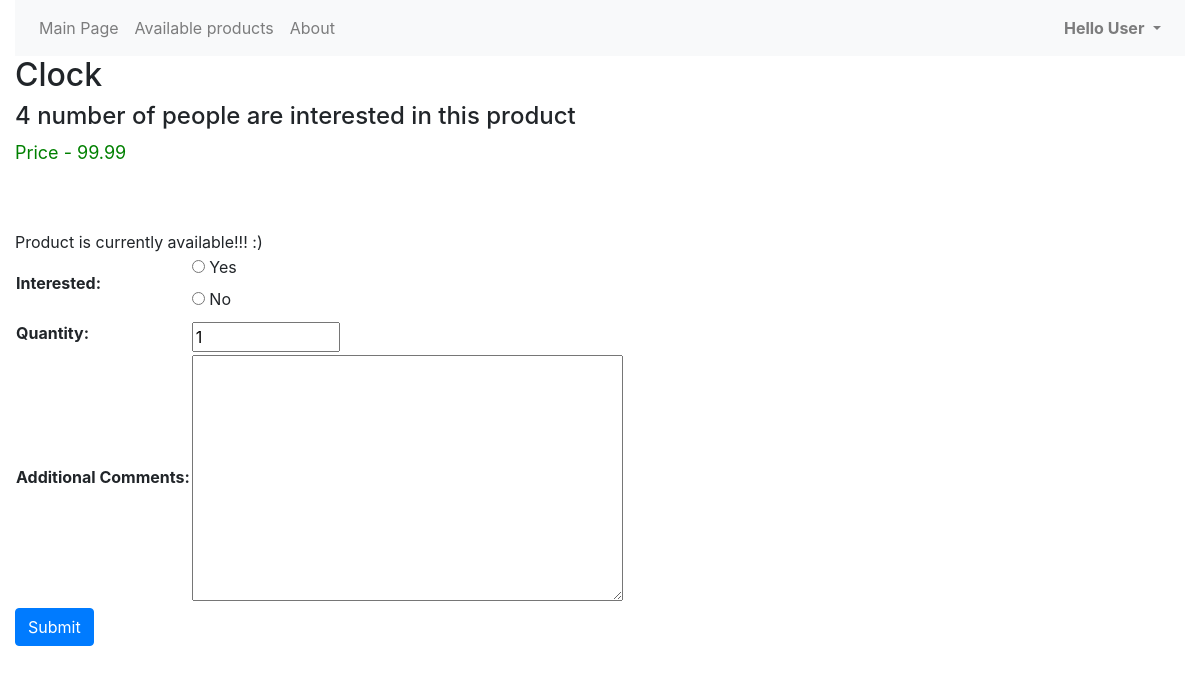
/myapp/product/1, run on the app's committed database.
### myapp/models.py (models this page shows, shortened)
class Product(models.Model):
    category = models.ForeignKey(Category, related_name='products', on_delete=models.CASCADE)
    name = models.CharField(max_length=200)
    price = models.DecimalField(max_digits=10, decimal_places=2)
    stock = models.PositiveIntegerField(default=100, validators=[MinValueValidator(1), MaxValueValidator(999)])
    available = models.BooleanField(default=True)
    description = models.TextField(null=True, blank=True)
    interested = models.PositiveIntegerField(default=0)

### myapp/views.py (the view)
# urls.py: path(r'product/<int:prod_id>', views.product_detail, name='product_detail'),
def product_detail(request, prod_id):
    product = get_object_or_404(Product, pk=prod_id)
    msg = ""
    if request.method == 'POST':
        form = InterestForm(request.POST)
        if form.is_valid():
            product.interested += int(form.cleaned_data['interested'])
            product.save()
            return redirect('/myapp/')
    else:
        if product.available:
            msg = 'Product is currently available!!! :)'
        else:
            msg = 'Product is not available!!! :('
    form = InterestForm()
    return render(request, 'myapp/productdetail.html', {'product': product, 'msg': msg, 'form': form})

### myapp/forms.py
class InterestForm(forms.Form):
    INTEREST = [(1, "Yes"), (0, "No")]
    interested = forms.ChoiceField(choices=INTEREST, widget=forms.RadioSelect())
    quantity = forms.IntegerField(initial=1, min_value=1, max_value=99999999)
    comments = forms.CharField(widget=forms.Textarea, label="Additional Comments", required=False)

### myapp/templates/myapp/productdetail.html (shortened to what this page needs)
{% extends 'myapp/base.html' %}
{% block body_block %}
    {% if product %}
    <h2>{{ product.name }}</h2>
    {% endif %}
    <h4>{{ product.interested }} number of people are interested in this product </h4>
    <p style="color: green">Price - {{ product.price }}</p>
    <br>
    <br>
    {{ msg }}
    <form action="/myapp/product/{{ product.id }}" method="post">
    <table>{{ form.as_table }}</table>
    <input type="submit" value="Submit" class="btn btn-primary" /></form>
{% endblock %}

### myapp/static/myapp/style.css (style rules this page uses)
p { color: darkgoldenrod; font-size: large; width: fit-content; }

### data on the page
Product: name "Clock", interested "4", price "99.99"

### other printed values
{{ msg }} "Product is currently available!!! :)"
